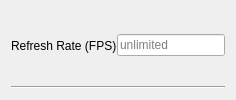
                <widget class="QWidget" name="widget3_fps" native="true">
                 <property name="sizePolicy">
                  <sizepolicy hsizetype="Preferred" vsizetype="Maximum">
                   <horstretch>0</horstretch>
                   <verstretch>0</verstretch>
                  </sizepolicy>
                 </property>
                 <property name="toolTip">
                  <string>&lt;html&gt;&lt;head/&gt;&lt;body&gt;&lt;p&gt;Maximum amount of frames per second (FPS) the game will attempt to render.</string>
                 </property>
                 <layout class="QVBoxLayout" name="verticalLayout_2">
                  <item>
                   <widget class="QWidget" name="widget_9" native="true">
                    <property name="sizePolicy">
                     <sizepolicy hsizetype="Preferred" vsizetype="Minimum">
                      <horstretch>0</horstretch>
                      <verstretch>0</verstretch>
                     </sizepolicy>
                    </property>
                    <layout class="QHBoxLayout" name="horizontalLayout_3" stretch="0,0,0">
                     <property name="spacing">
                      <number>0</number>
                     </property>
                     <property name="leftMargin">
                      <number>0</number>
                     </property>
                     <property name="topMargin">
                      <number>0</number>
                     </property>
                     <property name="rightMargin">
                      <number>0</number>
                     </property>
                     <property name="bottomMargin">
                      <number>0</number>
                     </property>
                     <item>
                      <widget class="QLabel" name="label">
                       <property name="text">
                        <string>Refresh Rate (FPS)</string>
                       </property>
                      </widget>
                     </item>
                     <item>
                      <spacer name="horizontalSpacer_2">
                       <property name="orientation">
                        <enum>Qt::Orientation::Horizontal</enum>
                       </property>
                       <property name="sizeHint" stdset="0">
                        <size>
                         <width>0</width>
                         <height>20</height>
                        </size>
                       </property>
                      </spacer>
                     </item>
                     <item>
                      <widget class="QLineEdit" name="lineEdit_fps">
                       <property name="sizePolicy">
                        <sizepolicy hsizetype="Fixed" vsizetype="Fixed">
                         <horstretch>0</horstretch>
                         <verstretch>0</verstretch>
                        </sizepolicy>
                       </property>
                       <property name="maxLength">
                        <number>4</number>
                       </property>
                       <property name="placeholderText">
                        <string>unlimited</string>
                       </property>
                      </widget>
                     </item>
                    </layout>
                   </widget>
                  </item>
                  <item>
                   <widget class="Line" name="line_2">
                    <property name="orientation">
                     <enum>Qt::Orientation::Horizontal</enum>
                    </property>
                   </widget>
                  </item>
                 </layout>
                </widget>
